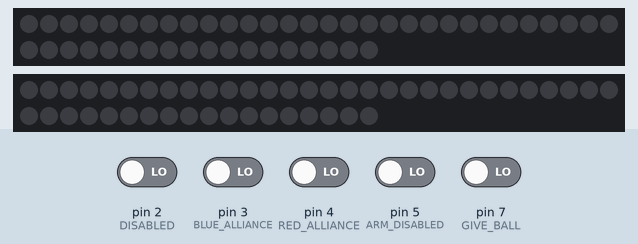
Bench run of a sketch on a simulated Arduino Uno, built with avr-gcc and run on an emulated ATmega328P. On the bench: 2 × 48 RGB LEDs in strip order, left to right, continuing on the next row. The inputs (shaded band) are chosen by the test bench; at power-on: pin 2 (DISABLED), pin 3 (BLUE_ALLIANCE), pin 4 (RED_ALLIANCE), pin 5 (ARM_DISABLED), pin 7 (GIVE_BALL) LOW.

Above: at 1.2 s.
1.3 s: pin 7 (GIVE_BALL) driven HIGH
3.7 s: pin 2 (DISABLED) driven HIGH
At 5.2 s:
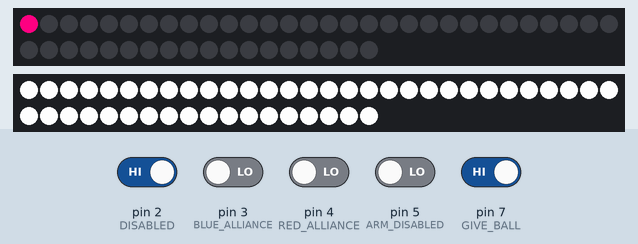
5.9 s: pin 3 (BLUE_ALLIANCE) driven HIGH
At 7.1 s:
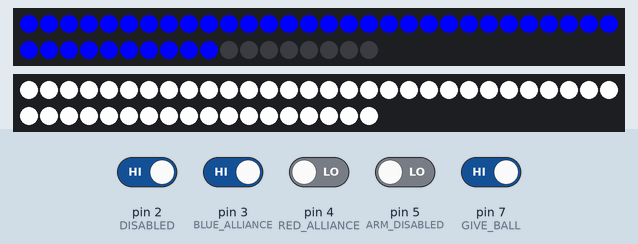
7.4 s: pin 4 (RED_ALLIANCE) driven HIGH
At 7.9 s:
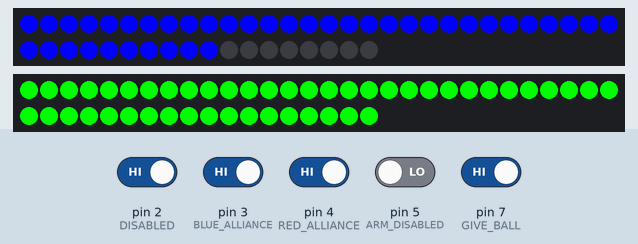
9.0 s: pin 2 (DISABLED) driven LOW and pin 3 (BLUE_ALLIANCE) driven LOW and pin 4 (RED_ALLIANCE) driven LOW and pin 5 (ARM_DISABLED) driven HIGH and pin 7 (GIVE_BALL) driven LOW
12.0 s: pin 5 (ARM_DISABLED) driven LOW
At 13.2 s:
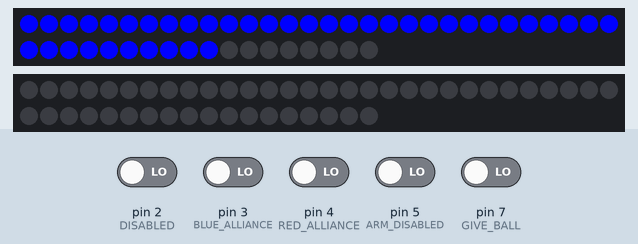
Timing chart, 0 to 14.8 s (numbered marks = the images above; inputs shaded):
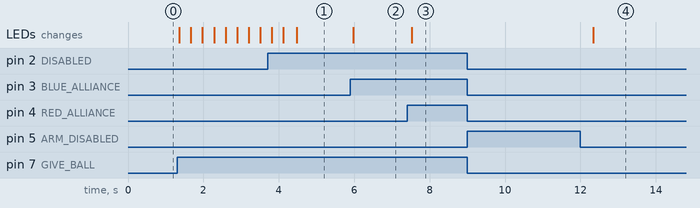

Measured:
- after the input at 3.7 s, the LEDs: first differ from a run without the input after 0.78 s (image 1)
- after the input at 5.9 s, the LEDs: change after 0.08 s (image 2)
- after the input at 7.4 s, the LEDs: change after 0.13 s (image 3)
- after the input at 9.0 s, every drawn part: stays the same
- after the input at 12.0 s, the LEDs: change after 0.34 s (image 4)

The sketch:

robotLED.ino
```cpp
#include <FastLED.h>
#include <Adafruit_NeoPixel.h>


#define DISABLED 2
#define BLUE_ALLIANCE 3
#define RED_ALLIANCE 4
#define ARM_DISABLED 5
#define DATA_PIN 6
#define GIVE_BALL 7

#define NUM_LEDS 48
#define MIN_BRIGHT_PULSE 10
#define MAX_BRIGHT_PULSE 230

CRGB leds[NUM_LEDS];

int wheelR = 0;
int wheelG = 0;
int wheelB = 0;

Adafruit_NeoPixel strip = Adafruit_NeoPixel(48, DATA_PIN, NEO_GRB + NEO_KHZ400);

int backStart = 0;
int backEnd = 19;

int frontStart = 20;
int frontEnd = 39;

int catapultStart = 40;
int catapultEnd = 48;

// curent strips values
int start;
int count;
int thirdCount = count/3;

void setup()
{
  FastLED.addLeds<WS2811, DATA_PIN, RGB>(leds, NUM_LEDS);
  pinMode(RED_ALLIANCE, INPUT);
  pinMode(BLUE_ALLIANCE, INPUT);
  pinMode(ARM_DISABLED, INPUT);
  pinMode(DISABLED, INPUT);
  pinMode(GIVE_BALL, INPUT);


  strip.begin();
  strip.show();
}

void loop()
{
  setRobotLED();
}

void setRobotLED()
{
  boolean isRED = digitalRead(RED_ALLIANCE);
  boolean isBLUE = digitalRead(BLUE_ALLIANCE);
  boolean isDISABLED = digitalRead(DISABLED);
  boolean isARM_DISABLED = digitalRead(ARM_DISABLED);
  boolean isGIVE_BALL = digitalRead(GIVE_BALL);

  digitalWrite(DISABLED, LOW);
  digitalWrite(isBLUE, HIGH);
  digitalWrite(isRED, LOW);
  digitalWrite(isARM_DISABLED, LOW);
  digitalWrite(isGIVE_BALL, LOW);

  if(isRED)
  {
      setFrontContext();
      for(uint16_t i = 0; i < thirdCount; i++)
      {
        setColor(250, 250 , 250, 0);
      }
      for(uint16_t i = thirdCount; i < count; i++)
      {
        setColor(0,250,0,0);
      }

      setBackContext();
      for(uint16_t i = 0; i < thirdCount; i++)
      {
        setColor(250, 250 , 250,0);
      }
      for(uint16_t i = thirdCount; i < count; i++)
      {
        setColor(0, 250 , 0, 0);
      }
  }

  else if(isBLUE)
  {
      setFrontContext();
      for(uint16_t i = 0; i < (count/3); i++)
      {
        setAll(strip.Color(250, 250 , 250));
      }
      for(uint16_t i = (count/3); i < count; i++)
      {
        setAll(strip.Color(0,0,255));
      }

      setBackContext();
      for(uint16_t i = 0; i < (count/3); i++)
      {
        setAll(strip.Color(250, 250 , 250));
      }
      for(uint16_t i = (count/3); i < count; i++)
      {
        setAll(strip.Color(0,0,255));
      }
  }

 else if(isDISABLED)
  {
    setColor(250, 250, 250, 0);
  }
else  if(isARM_DISABLED)
  {
     rainbowCycle(2);
  }

 else if(isGIVE_BALL)
  {
    setFrontContext();
    clearAll();
    pulse();

    setBackContext();
    clearAll();
    pulse();
  }
  else{
    setColor(0,0,0,0);
  }

  strip.show();
}

void setColor(uint8_t r, uint8_t g, uint8_t b, uint8_t wait)
{
  for(uint16_t i = 0; i < NUM_LEDS; i++)
  {
    leds[i].red = r;
    leds[i].green = g;
    leds[i].blue = b;
    FastLED.show();
    delay(wait);
  }
}

void pulseBrightness(uint8_t wait)
{
  for(uint16_t i= 0; i < MAX_BRIGHT_PULSE; i++)
  {
    FastLED.setBrightness(i);
    FastLED.show();
    delay(wait);
  }

  for(uint16_t i = 255; i > MIN_BRIGHT_PULSE; i--)
  {
    FastLED.setBrightness(i);
    FastLED.show();
    delay(wait);
  }
}

// The colours are a transition r - g - b - back to r.
void Wheel(byte WheelPos)
  {
  if(WheelPos < 85) {
    wheelR = WheelPos * 3;
    wheelG = 255 - WheelPos * 3;
    wheelB = 0;
  }
  else if(WheelPos < 170)
  {
    WheelPos -= 85;
    wheelR = 255 - WheelPos * 3;
    wheelG = 0;
    wheelB = WheelPos * 3;
  }
  else
  {
    WheelPos -= 170;
    wheelR = 0;
    wheelG = WheelPos * 3;
    wheelB = 255 - WheelPos * 3;
  }
}

void rainbowCycle(uint8_t wait)
{
  uint16_t i, j;

  for(j=0; j<256*5; j++)
  { // 5 cycles of all colors on wheel
    for(i=0; i< NUM_LEDS; i++)
    {
      Wheel(((i * 256 / NUM_LEDS) + j) & 255);
      leds[i].red = wheelR;
      leds[i].green = wheelG;
      leds[i].blue = wheelB;
    }
    FastLED.show();
    delay(wait);
  }
}

void rainbow(uint8_t wait)
{
  uint16_t i, j;

  for(j = 0; j < 256; j++)
  {
    for(i = 0; i < NUM_LEDS; i++)
    {
      Wheel((i+j) & 255);
      leds[i].red = wheelR;
      leds[i].green = wheelG;
      leds[i].blue = wheelB;
    }
    FastLED.show();
    delay(wait);
  }
}

void blueScroll(uint8_t wait)
{
  uint16_t i, j;
  for(i=0; j < 256 * 4; j++)
  {
    for(i = 0; i < NUM_LEDS; i++)
    {
      Wheel(((i * 256 / NUM_LEDS) + j) & 255);
      leds[i].blue = wheelB;
    }
    FastLED.show();
    delay(wait);
  }
}

void redScroll(uint8_t wait)
{
  uint16_t i, j;
  for(i=0; j < 256 * 4; j++)
  {
    for(i = 0; i < NUM_LEDS; i++)
    {
      Wheel(((i * 256 / NUM_LEDS) + j) & 255);
      leds[i].red = wheelR;
    }
    FastLED.show();
    delay(wait);
  }
}

void greenScroll(uint8_t wait)
{
  uint16_t i, j;
  for(i=0; j < 256 * 4; j++)
  {
    for(i = 0; i < NUM_LEDS; i++)
    {
      Wheel(((i * 256 / NUM_LEDS) + j) & 255);
      leds[i].green = wheelG;
    }
    FastLED.show();
    delay(wait);
  }
}

void setAll(uint32_t color)
{
  for(uint16_t i=0; i<count; i++)
  {
      setRelativeColor(i, color);
  }
}

void clearAll()
{
   for(uint16_t j=0; j<strip.numPixels(); j++)
   {
      strip.setPixelColor((j), strip.Color(0, 0, 0));
   }
}

void setFrontContext()
{
  start = frontStart;
  count = frontEnd - start + 1;
}

void setBackContext()
{
  start = backStart;
  count = backEnd - backStart + 1;
}

void setCatapultContext()
{
  start = catapultStart;
  count = catapultEnd - catapultStart + 1;
}

void setRelativeColor(int relIndex, uint32_t color)
{
  if(relIndex >= 0 && relIndex < count)
  {
    strip.setPixelColor(relIndex + start, color);
  }
}


void pulse()
{
  int mid = count / 2;
   for(uint16_t i=0; i < mid+1; i++)
   {
      setAll(strip.Color(0,0,0));
      uint32_t c1 = strip.Color(250, 0, 127);
      uint32_t c2 = strip.Color(250, 0, 50);

      setRelativeColor((mid + i), c1);
      setRelativeColor((mid + i+1), c2);
      setRelativeColor((mid - i), c1);
      setRelativeColor((mid - (i+1)),c2);
      strip.show();
      delay(30);
  }
}
```
